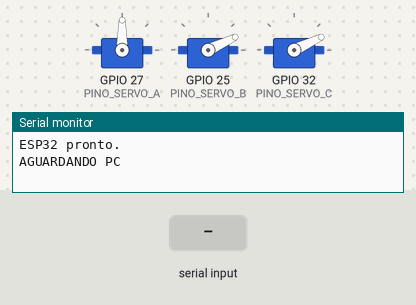
A sketch run on a simulated ESP32. On the bench: 3 × servo, the last lines printed to the serial monitor. Inputs (shaded band) come from the test bench.

Above: at 1.7 s.
1.8 s: "N\n" received over Serial
At 4.4 s:
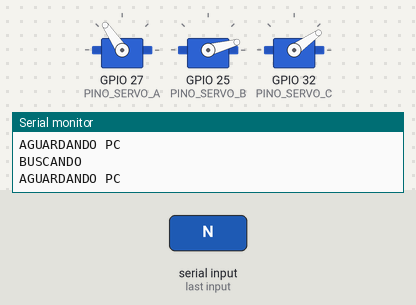
4.8 s: "90,45\n" received over Serial
At 7.2 s:
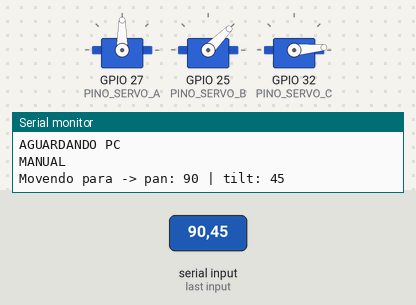
7.8 s: "30,150\n" received over Serial
At 8.18 s:
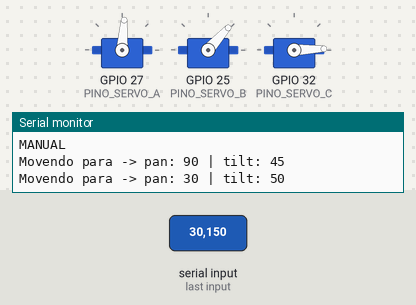
10.8 s: "N\n" received over Serial
At 13.5 s:
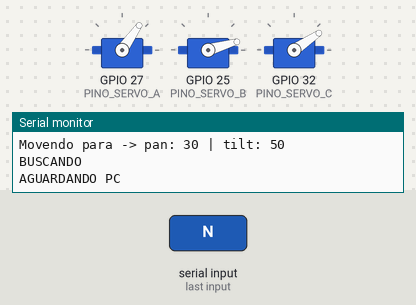
13.8 s: "90,45\n" received over Serial
At 14.64 s:
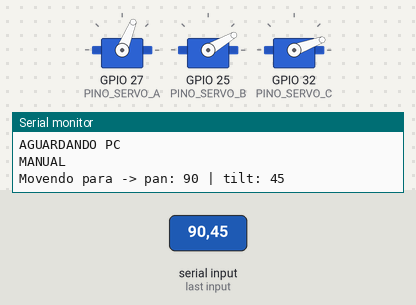
Timing chart, 0 to 17.5 s (numbered marks = the images above; inputs shaded):
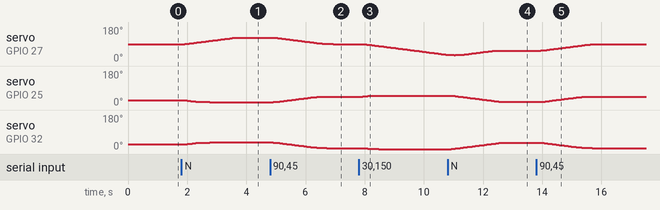

The sketch:

rastreador_pan_tilt.ino
```cpp
#include <ESP32Servo.h>
#include <math.h>
#include <stdio.h>
#include <string.h>

Servo servoA;  // Pan
Servo servoB;  // Tilt
Servo servoC;  // Tilt espelhado

const int PINO_SERVO_A = 27;
const int PINO_SERVO_B = 25;
const int PINO_SERVO_C = 32;

const int PULSO_MIN_US = 500;
const int PULSO_MAX_US = 2400;

const float PAN_MIN = 0, PAN_MAX = 180;
const float TILT_MIN = 0, TILT_MAX = 50;

// Se a câmera fugir do rosto, troque o sinal do eixo errado.
const float SINAL_PAN = -1.0;
const float SINAL_TILT = 1.0;

const float FOV_HORIZONTAL = 70.0;
const float FOV_VERTICAL = 43.0;

// Saída em graus/s. Tremendo: diminua KP. Lento para alcançar: aumente KP.
const float KP = 0.8;
const float KI = 0.05;
const float KD = 0.0;
const float LIMITE_INTEGRAL = 5.0;
const float ALFA_FILTRO = 0.4;

// O eixo só parte acima de ZONA_PARTIDA; ao centralizar, fica parado por PAUSA_CENTRALIZADO_MS.
const float ZONA_PARTIDA_GRAUS = 5.0;
const float ZONA_PARADA_GRAUS = 1.5;
const unsigned long PAUSA_CENTRALIZADO_MS = 600;

const float VEL_MAX_TRAVADO = 20.0;
const float ACELERACAO_MAX = 60.0;

const float BUSCA_PANS[] = { 20, 55, 90, 125, 160 };
const float BUSCA_TILTS[] = { 15, 35 };
const int QTD_PANS = sizeof(BUSCA_PANS) / sizeof(BUSCA_PANS[0]);
const int QTD_TILTS = sizeof(BUSCA_TILTS) / sizeof(BUSCA_TILTS[0]);
const float VEL_BUSCA = 20.0;
const float GANHO_POSICAO = 4.0;
const float TOLERANCIA_PONTO = 1.0;
const unsigned long PAUSA_BUSCA_MS = 800;

const unsigned long TICK_MS = 20;
const unsigned long MEDIDA_VALIDA_MS = 300;
const unsigned long TIMEOUT_PC_MS = 2000;

enum Estado { ESPERANDO_PC, BUSCANDO, TRAVADO, MANUAL };
Estado estado = ESPERANDO_PC;

struct Eixo {
  float posicao;
  float velocidade;
  float velocidadeAlvo;
  float minimo;
  float maximo;
  float integral;
  float erroAnterior;
  float erroFiltrado;
  bool seguindo;
  unsigned long pausaAteMs;
};

Eixo pan = { 90, 0, 0, PAN_MIN, PAN_MAX, 0, 0, 0, false, 0 };
Eixo tilt = { 25, 0, 0, TILT_MIN, TILT_MAX, 0, 0, 0, false, 0 };

bool temMedidaAnterior = false;
unsigned long ultimaMedidaMs = 0;
unsigned long ultimaMensagemMs = 0;
unsigned long ultimoTickMs = 0;

int indicePan = 0;
int indiceTilt = 0;
int sentidoBusca = 1;
int ultimoSentidoAlvo = 1;
bool pausadoNoPonto = false;
unsigned long fimPausaMs = 0;

float manualPan = 90;
float manualTilt = 25;

char buffer[32];
int tamanhoBuffer = 0;

const char *nomeEstado(Estado e) {
  switch (e) {
    case ESPERANDO_PC: return "AGUARDANDO PC";
    case BUSCANDO: return "BUSCANDO";
    case TRAVADO: return "TRAVADO";
    case MANUAL: return "MANUAL";
  }
  return "?";
}

void zerarPID() {
  pan.integral = tilt.integral = 0;
  pan.erroAnterior = tilt.erroAnterior = 0;
  temMedidaAnterior = false;
}

void pararEixos() {
  pan.velocidadeAlvo = 0;
  tilt.velocidadeAlvo = 0;
}

void prepararBusca() {
  sentidoBusca = ultimoSentidoAlvo;

  indicePan = (sentidoBusca > 0) ? QTD_PANS - 1 : 0;
  for (int i = 0; i < QTD_PANS; i++) {
    int candidato = (sentidoBusca > 0) ? i : QTD_PANS - 1 - i;
    if ((BUSCA_PANS[candidato] - pan.posicao) * sentidoBusca > 0) {
      indicePan = candidato;
      break;
    }
  }
  pausadoNoPonto = false;
}

void mudarEstado(Estado novo) {
  if (novo == estado) return;
  if (novo == BUSCANDO) prepararBusca();
  if (novo != TRAVADO) zerarPID();
  pararEixos();
  estado = novo;
  Serial.println(nomeEstado(novo));
}

float calcularPID(Eixo &eixo, float erroMedido, float dt, bool primeira, unsigned long agora) {
  eixo.erroFiltrado = primeira ? erroMedido : eixo.erroFiltrado + ALFA_FILTRO * (erroMedido - eixo.erroFiltrado);
  float erro = eixo.erroFiltrado;

  if (eixo.seguindo && fabs(erro) < ZONA_PARADA_GRAUS) {
    eixo.seguindo = false;
    eixo.integral = 0;
    eixo.pausaAteMs = agora + PAUSA_CENTRALIZADO_MS;
  }
  if (!eixo.seguindo && fabs(erro) >= ZONA_PARTIDA_GRAUS && (long)(agora - eixo.pausaAteMs) >= 0) {
    eixo.seguindo = true;
  }
  if (!eixo.seguindo) {
    eixo.erroAnterior = erro;
    return 0;
  }

  eixo.integral = constrain(eixo.integral + erro * dt, -LIMITE_INTEGRAL, LIMITE_INTEGRAL);
  float derivada = primeira ? 0 : (erro - eixo.erroAnterior) / dt;
  eixo.erroAnterior = erro;

  return KP * erro + KI * eixo.integral + KD * derivada;
}

void receberMedida(int erroX, int erroY, unsigned long agora) {
  mudarEstado(TRAVADO);

  float dt = constrain((agora - ultimaMedidaMs) / 1000.0, 0.02, 0.25);
  float erroPan = constrain(erroX, -1000, 1000) / 1000.0 * (FOV_HORIZONTAL / 2.0);
  float erroTilt = constrain(erroY, -1000, 1000) / 1000.0 * (FOV_VERTICAL / 2.0);

  if (fabs(erroPan) >= ZONA_PARADA_GRAUS) {
    ultimoSentidoAlvo = (SINAL_PAN * erroPan > 0) ? 1 : -1;
  }

  float saidaPan = calcularPID(pan, erroPan, dt, !temMedidaAnterior, agora);
  float saidaTilt = calcularPID(tilt, erroTilt, dt, !temMedidaAnterior, agora);
  temMedidaAnterior = true;
  ultimaMedidaMs = agora;

  pan.velocidadeAlvo = constrain(SINAL_PAN * saidaPan, -VEL_MAX_TRAVADO, VEL_MAX_TRAVADO);
  tilt.velocidadeAlvo = constrain(SINAL_TILT * saidaTilt, -VEL_MAX_TRAVADO, VEL_MAX_TRAVADO);
}

void processarMensagem(const char *mensagem, unsigned long agora) {
  int a, b;

  if (mensagem[0] == 'T' && sscanf(mensagem, "T,%d,%d", &a, &b) == 2) {
    ultimaMensagemMs = agora;
    receberMedida(a, b, agora);
  } else if (strcmp(mensagem, "H") == 0) {
    ultimaMensagemMs = agora;
    mudarEstado(TRAVADO);
    zerarPID();
    pararEixos();
  } else if (strcmp(mensagem, "N") == 0) {
    ultimaMensagemMs = agora;
    mudarEstado(BUSCANDO);
  } else if (sscanf(mensagem, "%d,%d", &a, &b) == 2) {
    manualPan = constrain(a, PAN_MIN, PAN_MAX);
    manualTilt = constrain(b, TILT_MIN, TILT_MAX);
    mudarEstado(MANUAL);
    Serial.print("Movendo para -> pan: ");
    Serial.print(manualPan, 0);
    Serial.print(" | tilt: ");
    Serial.println(manualTilt, 0);
  } else {
    Serial.println("Comando desconhecido.");
  }
}

// Não usa readStringUntil porque ele travaria o movimento enquanto espera a linha
void lerSerial(unsigned long agora) {
  while (Serial.available() > 0) {
    char c = Serial.read();
    if (c == '\r') continue;

    if (c == '\n') {
      buffer[tamanhoBuffer] = '\0';
      if (tamanhoBuffer > 0) processarMensagem(buffer, agora);
      tamanhoBuffer = 0;
    } else if (tamanhoBuffer < (int)sizeof(buffer) - 1) {
      buffer[tamanhoBuffer++] = c;
    }
  }
}

void irParaPonto(float pontoPan, float pontoTilt, float velocidade) {
  pan.velocidadeAlvo = constrain((pontoPan - pan.posicao) * GANHO_POSICAO, -velocidade, velocidade);
  tilt.velocidadeAlvo = constrain((pontoTilt - tilt.posicao) * GANHO_POSICAO, -velocidade, velocidade);
}

void avancarPontoBusca() {
  int proximo = indicePan + sentidoBusca;
  if (proximo < 0 || proximo >= QTD_PANS) {
    sentidoBusca = -sentidoBusca;
    indiceTilt = (indiceTilt + 1) % QTD_TILTS;
  } else {
    indicePan = proximo;
  }
}

void atualizarBusca(unsigned long agora) {
  if (pausadoNoPonto) {
    pararEixos();
    if ((long)(agora - fimPausaMs) >= 0) {
      pausadoNoPonto = false;
      avancarPontoBusca();
    }
    return;
  }

  float pontoPan = BUSCA_PANS[indicePan];
  float pontoTilt = BUSCA_TILTS[indiceTilt];

  if (fabs(pontoPan - pan.posicao) <= TOLERANCIA_PONTO && fabs(pontoTilt - tilt.posicao) <= TOLERANCIA_PONTO) {
    pausadoNoPonto = true;
    fimPausaMs = agora + PAUSA_BUSCA_MS;
    pararEixos();
    return;
  }

  irParaPonto(pontoPan, pontoTilt, VEL_BUSCA);
}

void moverEixo(Eixo &eixo, float dt) {
  float variacaoMax = ACELERACAO_MAX * dt;
  eixo.velocidade += constrain(eixo.velocidadeAlvo - eixo.velocidade, -variacaoMax, variacaoMax);
  eixo.posicao += eixo.velocidade * dt;

  if (eixo.posicao <= eixo.minimo || eixo.posicao >= eixo.maximo) {
    eixo.posicao = constrain(eixo.posicao, eixo.minimo, eixo.maximo);
    eixo.velocidade = 0;
    eixo.integral = 0;
  }
}

int grausParaPulso(float graus) {
  return (int)lround(PULSO_MIN_US + graus * (PULSO_MAX_US - PULSO_MIN_US) / 180.0);
}

void escreverServos() {
  servoA.writeMicroseconds(grausParaPulso(pan.posicao));
  servoB.writeMicroseconds(grausParaPulso(tilt.posicao));
  servoC.writeMicroseconds(grausParaPulso(TILT_MAX - tilt.posicao));
}

void setup() {
  ESP32PWM::allocateTimer(0);
  ESP32PWM::allocateTimer(1);
  ESP32PWM::allocateTimer(2);
  ESP32PWM::allocateTimer(3);

  servoA.setPeriodHertz(50);
  servoB.setPeriodHertz(50);
  servoC.setPeriodHertz(50);

  servoA.attach(PINO_SERVO_A, PULSO_MIN_US, PULSO_MAX_US);
  servoB.attach(PINO_SERVO_B, PULSO_MIN_US, PULSO_MAX_US);
  servoC.attach(PINO_SERVO_C, PULSO_MIN_US, PULSO_MAX_US);
  escreverServos();

  Serial.begin(115200);
  delay(500);

  Serial.println("ESP32 pronto.");
  Serial.println(nomeEstado(estado));
  ultimoTickMs = millis();
}

void loop() {
  unsigned long agora = millis();
  lerSerial(agora);

  if (agora - ultimoTickMs < TICK_MS) return;
  float dt = (agora - ultimoTickMs) / 1000.0;
  ultimoTickMs = agora;

  bool estadoComandadoPeloPC = (estado == BUSCANDO || estado == TRAVADO);
  if (estadoComandadoPeloPC && agora - ultimaMensagemMs > TIMEOUT_PC_MS) {
    mudarEstado(ESPERANDO_PC);
  }

  switch (estado) {
    case BUSCANDO:
      atualizarBusca(agora);
      break;
    case TRAVADO:
      if (agora - ultimaMedidaMs > MEDIDA_VALIDA_MS) pararEixos();
      break;
    case MANUAL:
      irParaPonto(manualPan, manualTilt, VEL_BUSCA);
      break;
    case ESPERANDO_PC:
      pararEixos();
      break;
  }

  moverEixo(pan, dt);
  moverEixo(tilt, dt);
  escreverServos();
}
```

Measured:
- after the input at 1.8 s, servo on GPIO 27 (PINO_SERVO_A): moves from 90° to 124° over 1.8 s, starting after 0.13 s; servo on GPIO 25 (PINO_SERVO_B): moves from 25° to 15° over 0.87 s, starting after 0.10 s; servo on GPIO 32 (PINO_SERVO_C): moves from 25° to 35° over 0.84 s, starting after 0.13 s
- after the input at 4.8 s, servo on GPIO 27 (PINO_SERVO_A): moves from 124° to 90° over 2.0 s, starting after 0.13 s; servo on GPIO 25 (PINO_SERVO_B): moves from 15° to 45° over 1.8 s, starting after 0.11 s; servo on GPIO 32 (PINO_SERVO_C): moves from 35° to 5° over 1.8 s, starting after 0.11 s
- after the input at 7.8 s, servo on GPIO 27 (PINO_SERVO_A): moves from 90° to 34° over 2.8 s, starting after 0.14 s; servo on GPIO 25 (PINO_SERVO_B): moves from 45° to 50° over 0.55 s, starting after 0.14 s; servo on GPIO 32 (PINO_SERVO_C): moves from 5° to 0° over 0.56 s, starting after 0.12 s
- after the input at 10.8 s, servo on GPIO 25 (PINO_SERVO_B): moves from 50° to 16° over 1.8 s, starting after 0.11 s; servo on GPIO 32 (PINO_SERVO_C): moves from 0° to 34° over 1.8 s, starting after 0.13 s
- after the input at 13.8 s, servo on GPIO 27 (PINO_SERVO_A): moves from 55° to 90° over 2.1 s, starting after 0.16 s; servo on GPIO 25 (PINO_SERVO_B): moves from 16° to 45° over 1.8 s, starting after 0.14 s; servo on GPIO 32 (PINO_SERVO_C): moves from 34° to 5° over 1.8 s, starting after 0.14 s
